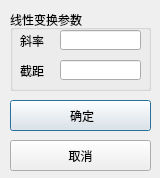
<?xml version="1.0" encoding="UTF-8"?>
<ui version="4.0">
 <class>linerTransformSettingDialog</class>
 <widget class="QDialog" name="linerTransformSettingDialog">
  <property name="geometry">
   <rect>
    <x>0</x>
    <y>0</y>
    <width>160</width>
    <height>178</height>
   </rect>
  </property>
  <property name="windowTitle">
   <string>Dialog</string>
  </property>
  <widget class="QGroupBox" name="groupBox">
   <property name="geometry">
    <rect>
     <x>10</x>
     <y>10</y>
     <width>141</width>
     <height>81</height>
    </rect>
   </property>
   <property name="title">
    <string>线性变换参数</string>
   </property>
   <widget class="QLabel" name="label">
    <property name="geometry">
     <rect>
      <x>10</x>
      <y>20</y>
      <width>31</width>
      <height>21</height>
     </rect>
    </property>
    <property name="text">
     <string>斜率</string>
    </property>
   </widget>
   <widget class="QLineEdit" name="gradient">
    <property name="geometry">
     <rect>
      <x>50</x>
      <y>20</y>
      <width>81</width>
      <height>20</height>
     </rect>
    </property>
   </widget>
   <widget class="QLineEdit" name="intercept">
    <property name="geometry">
     <rect>
      <x>50</x>
      <y>50</y>
      <width>81</width>
      <height>20</height>
     </rect>
    </property>
   </widget>
   <widget class="QLabel" name="label_2">
    <property name="geometry">
     <rect>
      <x>10</x>
      <y>50</y>
      <width>31</width>
      <height>21</height>
     </rect>
    </property>
    <property name="text">
     <string>截距</string>
    </property>
   </widget>
  </widget>
  <widget class="QPushButton" name="okButton">
   <property name="geometry">
    <rect>
     <x>10</x>
     <y>100</y>
     <width>141</width>
     <height>31</height>
    </rect>
   </property>
   <property name="text">
    <string> 确定</string>
   </property>
  </widget>
  <widget class="QPushButton" name="cancelButton">
   <property name="geometry">
    <rect>
     <x>10</x>
     <y>140</y>
     <width>141</width>
     <height>31</height>
    </rect>
   </property>
   <property name="text">
    <string>取消</string>
   </property>
  </widget>
 </widget>
 <resources/>
 <connections/>
</ui>
